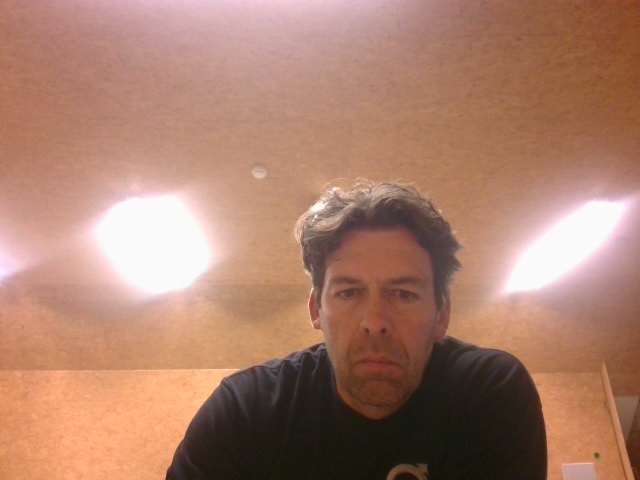
#> input picture images/captured_image.jpg, 640 x 480 px
$ python lesson6.py
#> lines starting #> are read from the running program, lines starting #| are printed output that depends on the picture; after the words box and inside, x2 and y2 are one past the last pixel; in counts of white or black regions, pixels touching at a corner belong together
# Lesson 6, start playing with the images

# imports
import cv2
import numpy as np
import os
import matplotlib.image as mpimg
import matplotlib.pyplot as plt

# Path to the image I want to manipulate
image_path = "./images/captured_image.jpg"

# Load the saved image to manipulate
image = cv2.imread(image_path)
#> image is the input picture: shape (480, 640, 3); mean B, G, R 108.2, 127.3, 170.6

# Function to change brightness
def adjust_brightness(image, value):
#> called with value = 50
    hsv = cv2.cvtColor(image, cv2.COLOR_BGR2HSV)  # Convert to HSV for better brightness control
#> hsv: shape (480, 640, 3); mean H, S, V 23.5, 97.8, 170.6
    h, s, v = cv2.split(hsv)
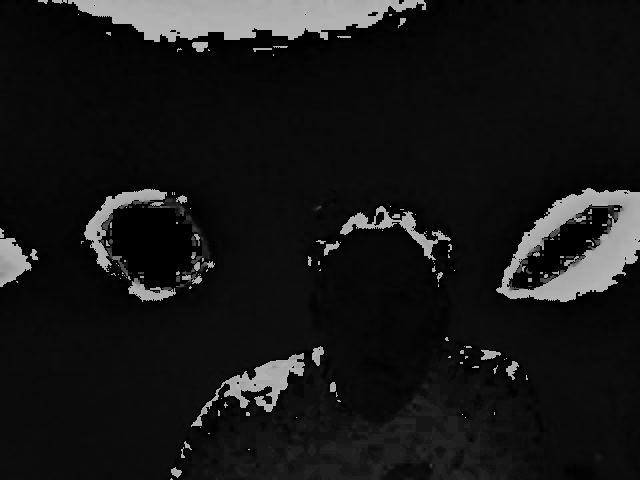
#> h: shape (480, 640); min 0, max 179, mean 23.5
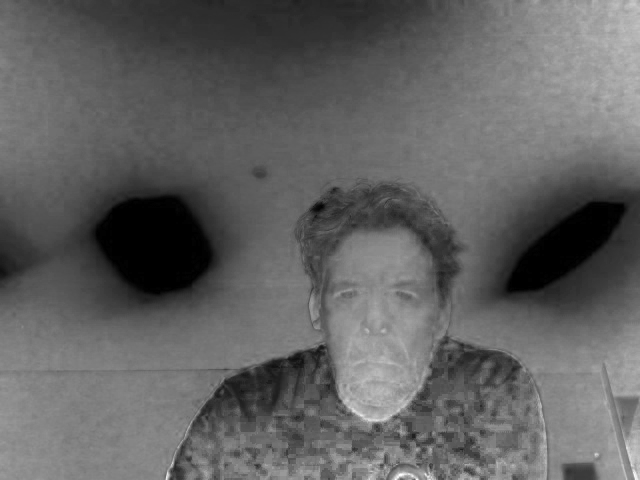
#> s: shape (480, 640); min 0, max 255, mean 97.8
    v = cv2.add(v, value)  # Add brightness (value can be negative for darker)
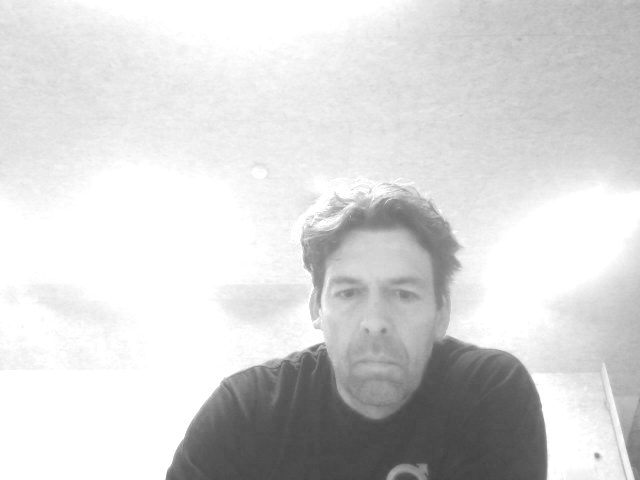
#> v: shape (480, 640); min 66, max 255, mean 213.6
    final_hsv = cv2.merge((h, s, v))
#> final_hsv: shape (480, 640, 3); mean H, S, V 23.5, 97.8, 213.6
    bright_img = cv2.cvtColor(final_hsv, cv2.COLOR_HSV2BGR)
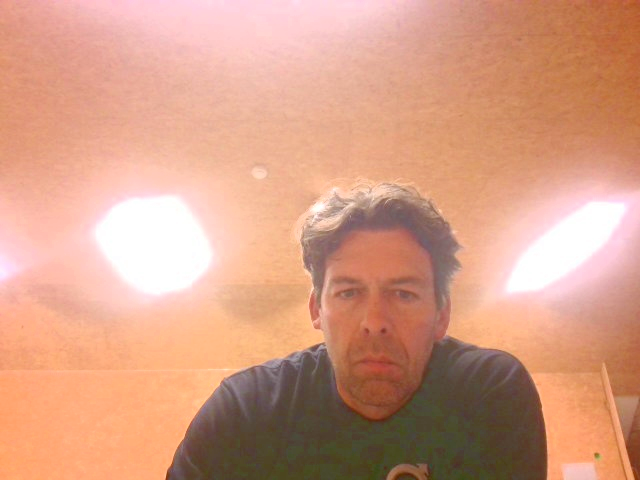
#> bright_img: shape (480, 640, 3); mean B, G, R 133.5, 158.4, 213.6
    return bright_img

# Function to crop the image
def crop_image(image, x_start, y_start, width, height):
#> called with x_start = 250, y_start = 150, width = 225, height = 350
    return image[y_start:y_start+height, x_start:x_start+width]
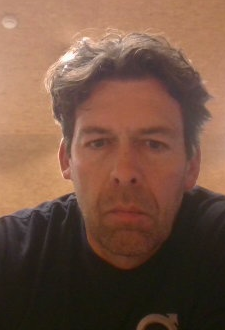
#> returned value: shape (330, 225, 3); mean of channels 0, 1, 2 66.9, 83.9, 116.8; drawn as B, G, R

# Function to convert the image to grayscale
def convert_to_grayscale(image):
    return cv2.cvtColor(image, cv2.COLOR_BGR2GRAY)
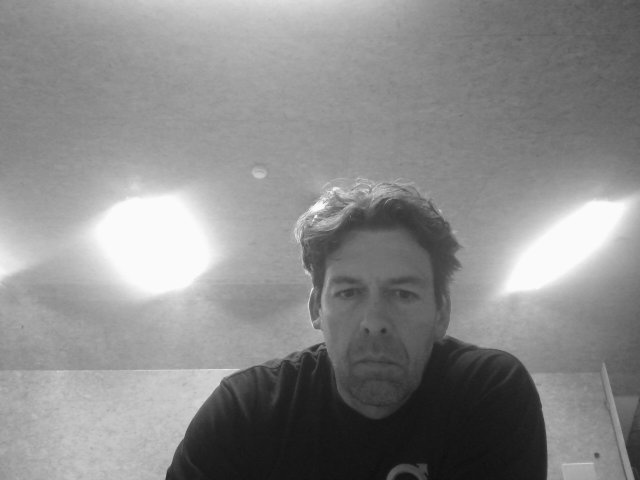
#> returned value: shape (480, 640); min 15, max 255, mean 138.1

# Function to apply binarization (thresholding)
def binarize_image(image, threshold=128):
#> called with threshold = 128
    gray_image = convert_to_grayscale(image)
    _, binary_image = cv2.threshold(gray_image, threshold, 255, cv2.THRESH_BINARY)
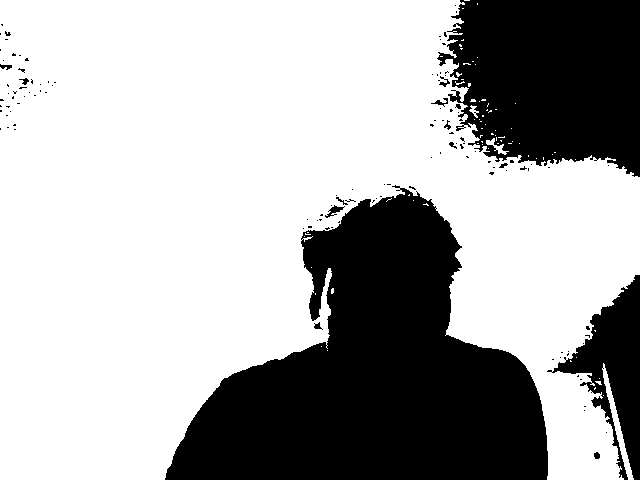
#> binary_image: shape (480, 640); 67.5% white; 121 black regions (106 under 20 px), largest, box (x1, y1, x2, y2) and area: (165, 185, 548, 480) 63138, (437, 0, 640, 177) 28522, (547, 275, 640, 480) 7248
    return binary_image

# Function to apply a convolution filter (e.g., blur)
def apply_convolution_filter(image, kernel):
    return cv2.filter2D(image, -1, kernel)
#> returned value: shape (480, 640, 3)

# Manipulate the image using the functions above
bright_image = adjust_brightness(image, 50)  # Increase brightness by 50
cropped_image = crop_image(image, 250, 150, 225, 350)  # Crop a region of the image
#plot for easy crop
plt.imshow(cropped_image)
plt.show()
gray_image = convert_to_grayscale(image)  # Convert to grayscale
binary_image = binarize_image(image)  # Binarize the image with a threshold
blur_kernel = np.ones((5, 5), np.float32) / 25  # Create a blur kernel
blurred_image = apply_convolution_filter(image, blur_kernel)  # Apply blur filter

# Show the original and manipulated images
cv2.imshow('Original Image', image)
cv2.imshow('Brightened Image', bright_image)
cv2.imshow('Cropped Image', cropped_image)
cv2.imshow('Grayscale Image', gray_image)
cv2.imshow('Binarized Image', binary_image)
cv2.imshow('Blurred Image', blurred_image)

# Wait for a key press and close all windows
cv2.waitKey(0)
cv2.destroyAllWindows()

$ run again, with images/Angela.jpg copied over images/captured_image.jpg
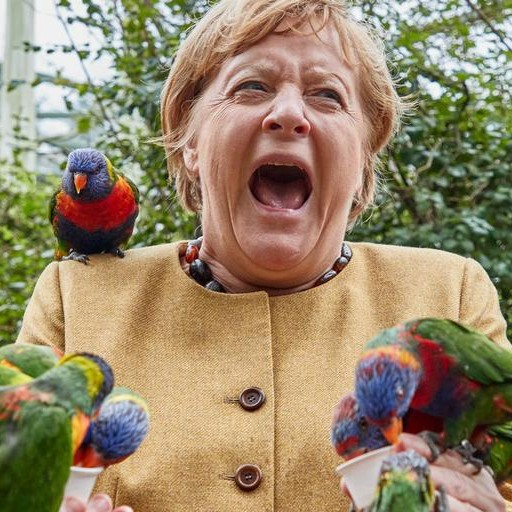
#> input picture images/Angela.jpg, 512 x 512 px
#> image is the input picture: shape (512, 512, 3); mean B, G, R 107.1, 135.8, 152.8
#> hsv: shape (512, 512, 3); mean H, S, V 38.6, 99.1, 159.7
#> final_hsv: shape (512, 512, 3); mean H, S, V 38.6, 99.1, 205.3
#> in binarize_image, `_, binary_image = cv2.threshold(gray_image, threshold, 255, cv2.THRESH..`:
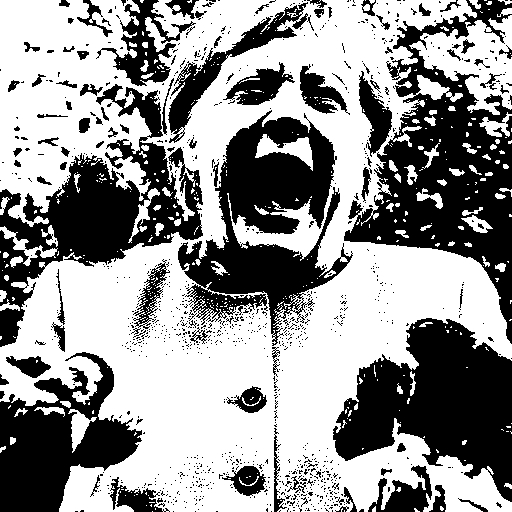
#> binary_image: shape (512, 512); 58.3% white; 1084 black regions (988 under 20 px), largest, box (x1, y1, x2, y2) and area: (344, 0, 512, 344) 21680, (333, 318, 512, 502) 18472, (178, 110, 353, 346) 18013
#> in apply_convolution_filter, `return cv2.filter2D(image, -1, kernel)`:
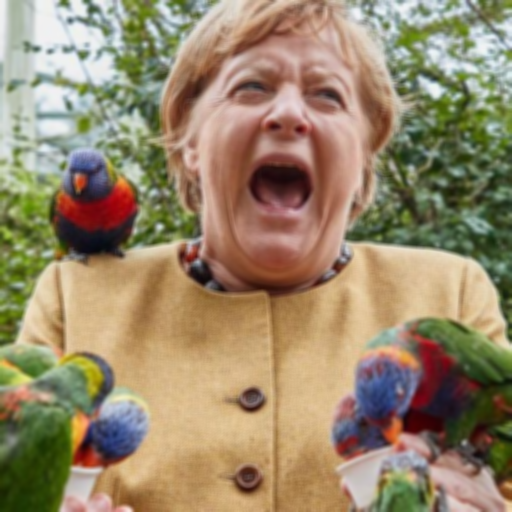
#> returned value: shape (512, 512, 3); mean of channels 0, 1, 2 107.2, 135.8, 152.8; drawn as B, G, R

$ run again, with images/coins.jpg copied over images/captured_image.jpg
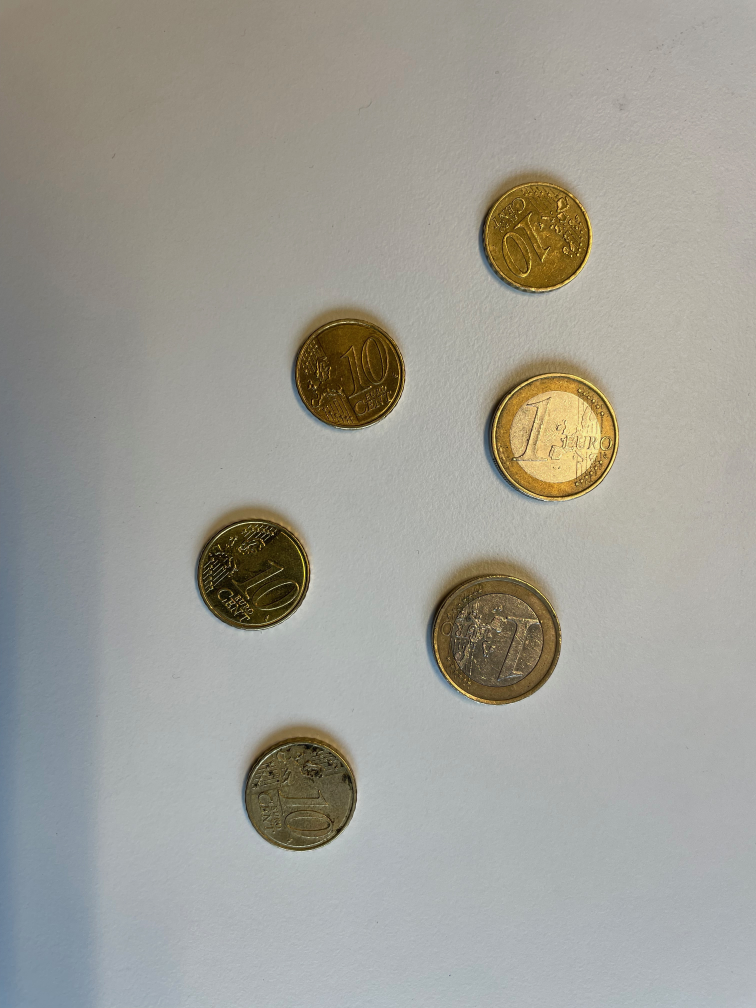
#> input picture images/coins.jpg, 3024 x 4032 px (shown at 1/4 size)
#> image is the input picture: shape (4032, 3024, 3); mean B, G, R 150.2, 158, 159.3
#> hsv: shape (4032, 3024, 3); mean H, S, V 49.7, 30.8, 163
#> final_hsv: shape (4032, 3024, 3); mean H, S, V 49.7, 30.8, 212.7
#> in crop_image, `return image[y_start:y_start+height, x_start:x_start+width]`:
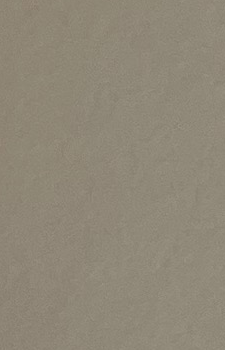
#> returned value: shape (350, 225, 3); mean of channels 0, 1, 2 119.3, 135.4, 143.1; drawn as B, G, R
#> in binarize_image, `_, binary_image = cv2.threshold(gray_image, threshold, 255, cv2.THRESH..`:
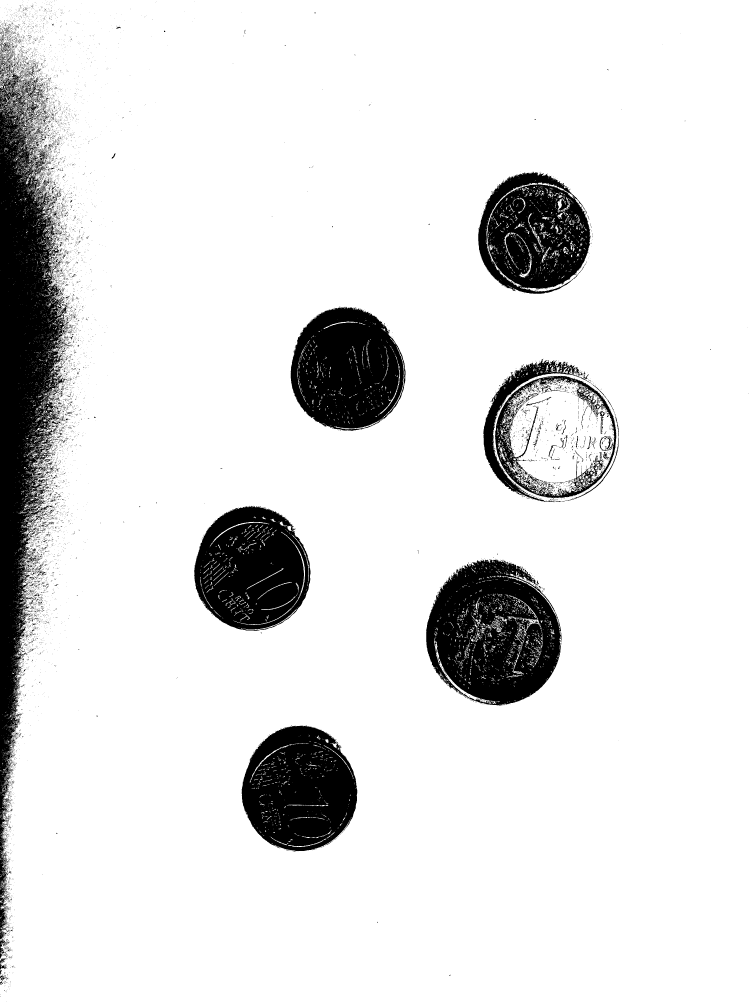
#> binary_image: shape (4032, 3024) (shown at 1/4 size); 88.5% white; 12046 black regions (11596 under 20 px), largest, box (x1, y1, x2, y2) and area: (0, 243, 275, 3834) 394634, (1704, 2235, 2246, 2820) 217854, (967, 2902, 1429, 3404) 172727
